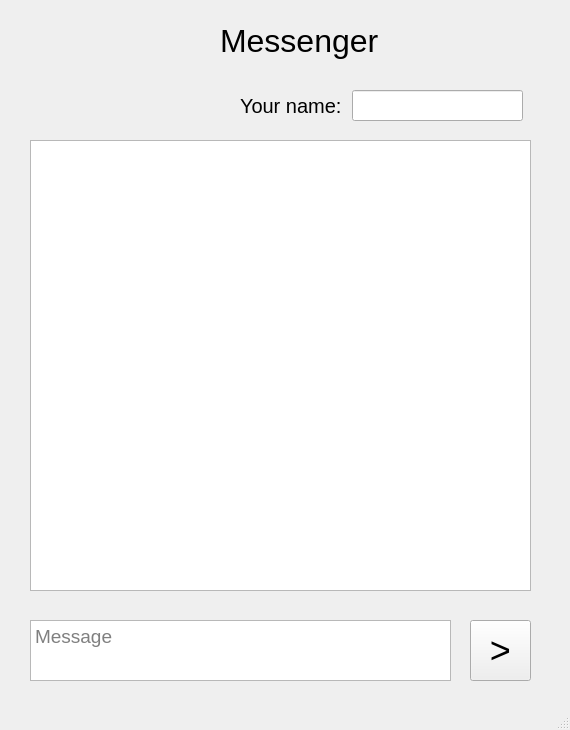
<?xml version="1.0" encoding="UTF-8"?>
<ui version="4.0">
 <class>MainWindow</class>
 <widget class="QMainWindow" name="MainWindow">
  <property name="geometry">
   <rect>
    <x>0</x>
    <y>0</y>
    <width>570</width>
    <height>730</height>
   </rect>
  </property>
  <property name="windowTitle">
   <string>Messenger</string>
  </property>
  <widget class="QWidget" name="centralwidget">
   <widget class="QLabel" name="label">
    <property name="geometry">
     <rect>
      <x>220</x>
      <y>20</y>
      <width>171</width>
      <height>41</height>
     </rect>
    </property>
    <property name="font">
     <font>
      <pointsize>24</pointsize>
     </font>
    </property>
    <property name="text">
     <string>Messenger</string>
    </property>
   </widget>
   <widget class="QTextEdit" name="textEdit">
    <property name="geometry">
     <rect>
      <x>30</x>
      <y>620</y>
      <width>421</width>
      <height>61</height>
     </rect>
    </property>
    <property name="font">
     <font>
      <pointsize>14</pointsize>
     </font>
    </property>
    <property name="placeholderText">
     <string>Message</string>
    </property>
   </widget>
   <widget class="QPushButton" name="pushButton">
    <property name="geometry">
     <rect>
      <x>470</x>
      <y>620</y>
      <width>61</width>
      <height>61</height>
     </rect>
    </property>
    <property name="font">
     <font>
      <pointsize>27</pointsize>
     </font>
    </property>
    <property name="text">
     <string>&gt;</string>
    </property>
   </widget>
   <widget class="QTextBrowser" name="textBrowser">
    <property name="geometry">
     <rect>
      <x>30</x>
      <y>140</y>
      <width>501</width>
      <height>451</height>
     </rect>
    </property>
    <property name="font">
     <font>
      <pointsize>13</pointsize>
     </font>
    </property>
   </widget>
   <widget class="QLineEdit" name="lineEdit">
    <property name="geometry">
     <rect>
      <x>352</x>
      <y>90</y>
      <width>171</width>
      <height>31</height>
     </rect>
    </property>
    <property name="font">
     <font>
      <pointsize>14</pointsize>
     </font>
    </property>
    <property name="text">
     <string/>
    </property>
   </widget>
   <widget class="QLabel" name="label_2">
    <property name="geometry">
     <rect>
      <x>240</x>
      <y>90</y>
      <width>101</width>
      <height>31</height>
     </rect>
    </property>
    <property name="font">
     <font>
      <pointsize>15</pointsize>
     </font>
    </property>
    <property name="text">
     <string>Your name:</string>
    </property>
   </widget>
  </widget>
  <widget class="QStatusBar" name="statusbar"/>
 </widget>
 <resources/>
 <connections/>
</ui>
